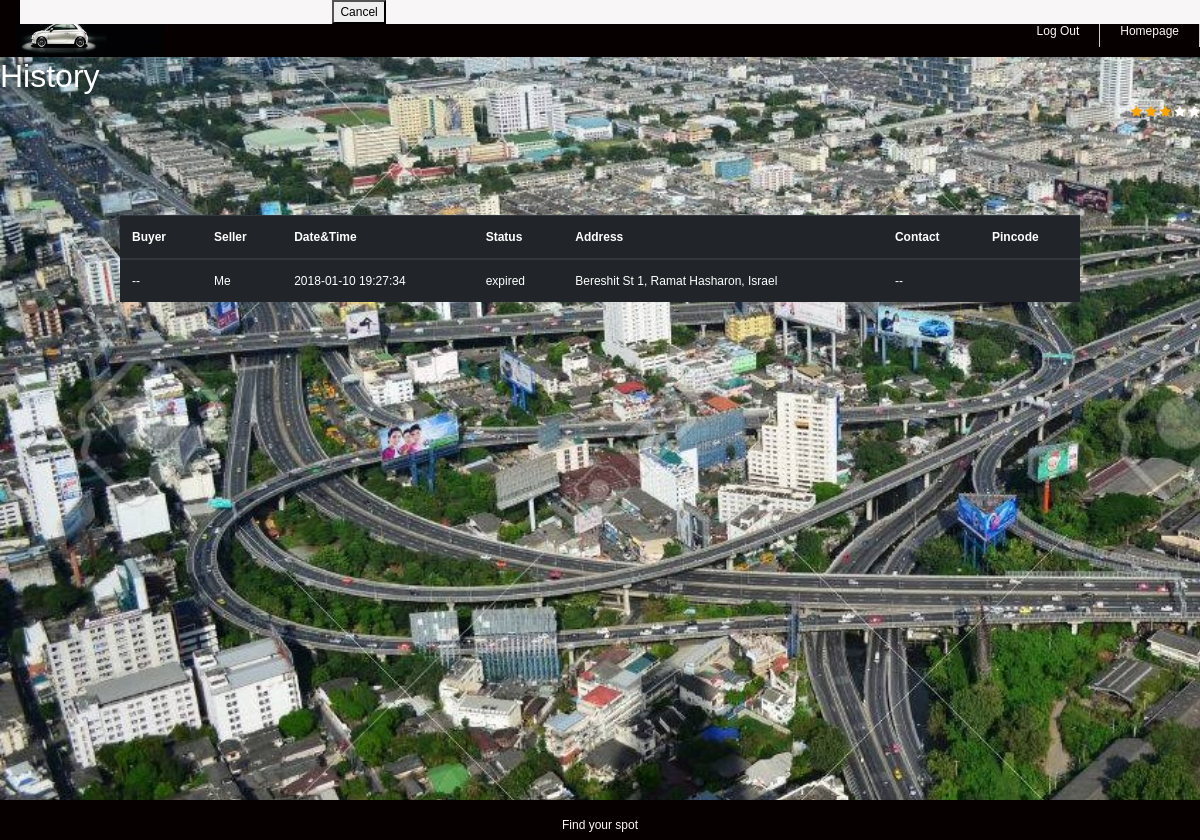
Before: /last_activity/ (signed in) with the older database file.
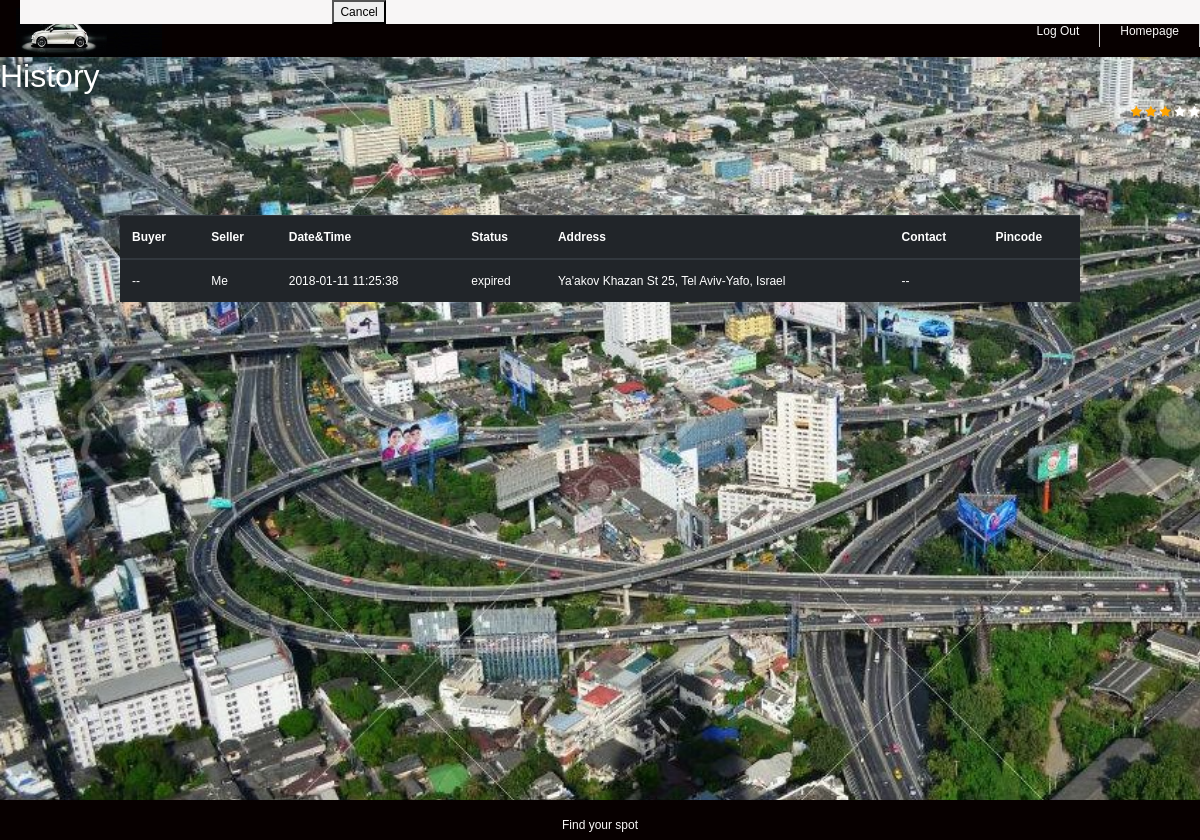
After: the same page with the newer database file.
### polls/models.py (models this page shows, shortened)
class Purchase(models.Model):
	buyer_id	= models.IntegerField(default=-1) 	# user id
	seller_id	= models.IntegerField(default=-1) 	# user id
	cost 		= models.IntegerField(default=10)
	parking_time 	= models.CharField(max_length=200, default="") #  max 30 minutes from the offering time
	status 		= models.CharField(max_length=200, default="available") # available, in process, done, canceled, expired etc.
	parking_rate 	= models.DecimalField(max_digits=3,decimal_places=2,default=Decimal('0.0000'))
	target_address 	= models.CharField(max_length=200) #string. full address
	target_address_lat = models.CharField(max_length=2000)
	target_address_lng = models.CharField(max_length=2000)
	parking_address = models.CharField(max_length=200) #string. full address
	parking_address_lat = models.CharField(max_length=2000)
	parking_address_lng = models.CharField(max_length=2000)
	lock 			= threading.Lock()
	cond 			= threading.Condition(threading.Lock())
	pin_code		= models.CharField(max_length=2000, default="-1")
	attempt_failure = 0
	parking_actual_rank = models.DecimalField(max_digits=3,decimal_places=2,default=Decimal('0.0000'))

### polls/views.py (the view)
# urls.py: url(r'^last_activity/$', views.call_last_activity, name='call_last_activity'),
def call_last_activity(request):
	update_user_spots_status (request.user.pk)
	sell_purchase = Purchase.objects.filter(seller_id = request.user.pk)
	max_pk = 0
	last_activity = None
	buy_purchase = Purchase.objects.filter(buyer_id = request.user.pk)
	all_purchase = list(sell_purchase)  +list(buy_purchase)
	for purchase in all_purchase:
		if (purchase.pk > max_pk):
			max_pk = purchase.pk
			last_activity = purchase
	if (last_activity == None):
		last_activity = ["", "", "", "", "", "", "", "-1"]
		return render(request, 'polls/last_activity.html', {'last_activity':last_activity })
	if (minutes_elapsed(last_activity.parking_time) > 0 and last_activity.status != ParkingStatus.DONE and last_activity.status != ParkingStatus.CANCELED):
		last_activity.status = ParkingStatus.EXPIRED
		last_activity.save()
	seller_username = (User.objects.get(pk = last_activity.seller_id)).username
	if (last_activity.buyer_id == -1):
		buyer_username = "--"
		contact = "--"
	else:
		buyer_username = (User.objects.get(pk = last_activity.buyer_id)).username
		contact = (User.objects.get(pk = last_activity.buyer_id)).profile.phone_number
	if (last_activity.seller_id == request.user.pk):
		seller_username = "Me"
		pincode = ""
	else:
		buyer_username = "Me"
		contact = (User.objects.get(pk = last_activity.seller_id)).profile.phone_number
		pincode = last_activity.pin_code
	last_activity = [buyer_username, seller_username, last_activity.parking_time, last_activity.status, last_activity.parking_address, contact, pincode, last_activity.pk]
	return render(request, 'polls/last_activity.html', {'last_activity':last_activity })

### polls/views.py (called while the page is built)
def minutes_elapsed(last_failure_in_string):
	"""
		Return True if user is still in timeout
	"""
	last_failure_in_datetime = datetime.datetime.strptime(last_failure_in_string, "%Y-%m-%d %H:%M:%S")
	diff = (datetime.datetime.now() - last_failure_in_datetime)
	return (diff.total_seconds() / 60)

def update_user_spots_status(user_id):
	sell_spot_list = Purchase.objects.filter(seller_id = user_id)
	buy_spot_list  = Purchase.objects.filter(buyer_id = user_id)
	all_user_spot = list(sell_spot_list) + list(buy_spot_list)
	for spot in all_user_spot:
		if (spot.status == ParkingStatus.AVAILABLE or spot.status == ParkingStatus.IN_PROCESS):
			if (minutes_elapsed(spot.parking_time) > 0):
				spot.status = ParkingStatus.EXPIRED
				print(ParkingStatus.EXPIRED)
				spot.save()

### polls/templates/polls/last_activity.html (shortened to what this page needs)
<!DOCTYPE html>
<html>
<head>
  <link rel="stylesheet" href="https://maxcdn.bootstrapcdn.com/bootstrap/4.0.0-beta.2/css/bootstrap.min.css">
	<link rel="stylesheet" href="https://cdnjs.cloudflare.com/ajax/libs/font-awesome/4.7.0/css/font-awesome.min.css">
</head>
<body>
	<div class="all_site">
	{% load static %}
	<link rel="stylesheet" type="text/css" href="{% static "polls/_css/History.css" %}">
    <div class="body">
        <header>
            <div class="logo">
                <img src="{% static "_images/cars.jpg" %}" height="49"/>
            </div>
            <nav>
                <ul>
                    <a href="{% url 'polls:homepage' %}"><li>Homepage</li></a>
                    <a href="{% url 'polls:logout' %}"><li>Log Out</li></a>
                </ul>
            </nav>
        </header>
  <h2>History</h2>
  <div class = "pull-right">
	<span class="fa fa-star checked"></span>
	<span class="fa fa-star checked"></span>
	<span class="fa fa-star checked"></span>
	<span class="fa fa-star"></span>
	<span class="fa fa-star"></span>
  </div>
  <table class="table table-dark">
    <thead>
      <tr>
	<th>Buyer</th>
	<th>Seller</th>
	<th>Date&Time</th>
	<th>Status</th>
	<th>Address</th>
	<th>Contact</th>
	<th>Pincode</th>
      </tr>
    </thead>
    <tbody>
      		<tr>
        		<td id="buyer">{{last_activity.0}}</td>
        		<td id="seller">{{last_activity.1}}</td>
        		<td id="date">{{last_activity.2}}</td>
        		<td id="status">{{last_activity.3}}</td>
        		<td id="address">{{last_activity.4}}</td>
        		<td id="contact">{{last_activity.5}}</td>
        		<td id="pincode">{{last_activity.6}}</td>
      		</tr>
    </tbody>
  </table>
</div>
			<button type="button" id="cancel_button" onclick = cancelPurchase() >Cancel</button>
</body>
<footer>
	<p>Find your spot</p>
</footer>
</html>

Changed rows visible on the page:
no longer on this page (row edited): Purchase: parking_time "2018-01-10 19:27:34", status "expired", parking_address "Bereshit St 1, Ramat Hasharon, Israel"
added Purchase: parking_time "2018-01-11 11:25:38", status "expired", parking_address "Ya'akov Khazan St 25, Tel Aviv-Yafo, Israel"
